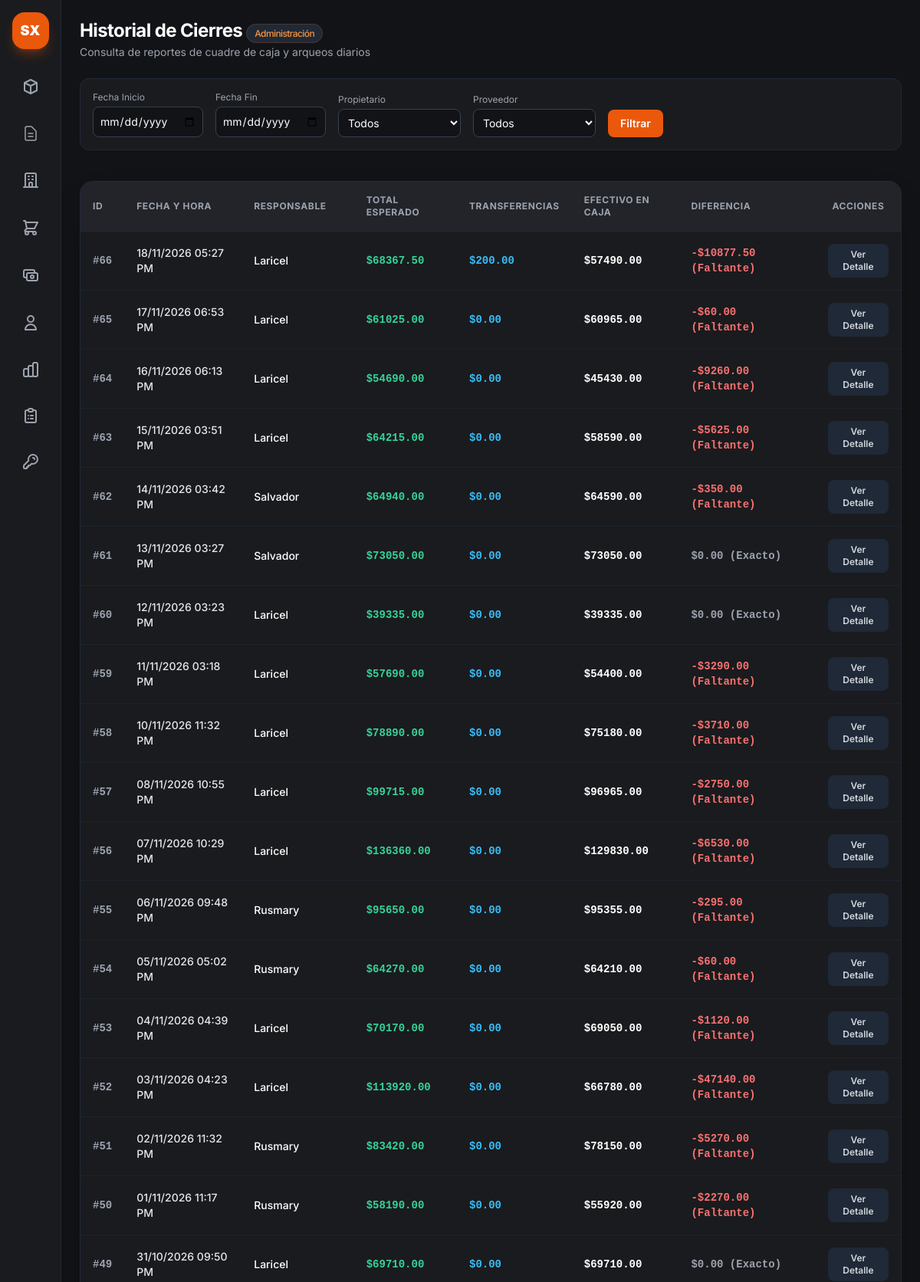
Page /admin/cierres (signed in, upper part) on the committed database.
### app.py (models this page shows)
class CierreDia(db.Model):
    __tablename__ = 'cierres_dia'
    id = db.Column(db.Integer, primary_key=True)
    fecha = db.Column(db.DateTime, default=datetime.utcnow)
    usuario_id = db.Column(db.Integer, db.ForeignKey('usuarios.id'), nullable=True)
    usuario_nombre = db.Column(db.String(100), nullable=False)
    total_esperado = db.Column(db.Float, default=0.0)
    efectivo_caja = db.Column(db.Float, default=0.0)
    total_transferencias = db.Column(db.Float, default=0.0)
    total_deudas = db.Column(db.Float, default=0.0)
    diferencia = db.Column(db.Float, default=0.0)
    observaciones = db.Column(db.Text, nullable=True)  # <-- NUEVO CAMPO
    detalles = db.relationship('DetalleCierre', backref='cierre', lazy=True)
    deudas = db.relationship('DeudaCierre', backref='cierre', lazy=True)
    usuario = db.relationship('Usuario', backref='cierres_dia')

### app.py (the view, shortened to what this page needs)
@app.route('/admin/cierres')
def vista_reporte_cierres():
    if 'user' not in session or session.get('rol') != 'admin':
        return redirect(url_for('login'))
    fecha_inicio_str = request.args.get('fecha_inicio')
    fecha_fin_str = request.args.get('fecha_fin')
    propietario_id = request.args.get('propietario_id')
    proveedor_id = request.args.get('proveedor_id')
    query = CierreDia.query
    if fecha_inicio_str and fecha_fin_str:
        fecha_inicio = datetime.strptime(fecha_inicio_str, '%Y-%m-%d')
        fecha_fin = datetime.strptime(fecha_fin_str + ' 23:59:59', '%Y-%m-%d %H:%M:%S')
        query = query.filter(CierreDia.fecha >= fecha_inicio, CierreDia.fecha <= fecha_fin)
    cierres = query.distinct().order_by(CierreDia.fecha.desc()).all()
    resumen = {
        'total_esperado': 0,
        'total_transferencias': 0,
        'efectivo_caja': 0,
        'total_deudas': 0,
        'diferencia': 0,
        'subtotal_filtrado': 0,
        'costo_filtrado': 0,
        'ganancia_filtrada': 0,
        'productos': {}
    }
    for c in cierres:
        resumen['total_esperado'] += c.total_esperado
        resumen['total_transferencias'] += c.total_transferencias
        resumen['efectivo_caja'] += c.efectivo_caja
        resumen['total_deudas'] += c.total_deudas
        resumen['diferencia'] += c.diferencia
        for d in c.detalles:
            d_prop_id = getattr(d, 'propietario_id', None) or (d.producto.propietario_id if d.producto else None)
            d_prov_id = getattr(d, 'proveedor_id', None) or (d.producto.proveedor_id if d.producto else None)
            if propietario_id and str(d_prop_id) != str(propietario_id):
                continue
            if proveedor_id and str(d_prov_id) != str(proveedor_id):
                continue
            precio_costo_unitario = d.precio_costo if (hasattr(d, 'precio_costo') and d.precio_costo and d.precio_costo > 0) else (d.producto.precio_costo if d.producto else 0.0)
            precio_venta_unitario = d.precio_venta if (hasattr(d, 'precio_venta') and d.precio_venta is not None) else (d.producto.precio_venta if d.producto else 0.0)
            costo_total_item = d.vendidos * precio_costo_unitario
            ganancia_item = d.subtotal - costo_total_item
            nombre = d.nombre_producto
            if nombre not in resumen['productos']:
                resumen['productos'][nombre] = {
                    'vendidos': 0,
                    'subtotal': 0.0,
                    'costo': 0.0,
                    'ganancia': 0.0,
                    'precio_costo': precio_costo_unitario,
                    'precio_venta': precio_venta_unitario
                }
            resumen['productos'][nombre]['vendidos'] += d.vendidos
            resumen['productos'][nombre]['subtotal'] += d.subtotal
            resumen['productos'][nombre]['costo'] += costo_total_item
            resumen['productos'][nombre]['ganancia'] += ganancia_item
            resumen['subtotal_filtrado'] += d.subtotal
            resumen['costo_filtrado'] += costo_total_item
            resumen['ganancia_filtrada'] += ganancia_item
    propietarios_list = Propietario.query.all()
    proveedores_list = Proveedor.query.all()
    proveedor_seleccionado = None
    whatsapp_url = ""
    return render_template('admin_cierres.html',
                           cierres=cierres,
                           resumen=resumen,
                           fecha_inicio=fecha_inicio_str,
                           fecha_fin=fecha_fin_str,
                           propietario_id=propietario_id,
                           proveedor_id=proveedor_id,
                           propietarios=propietarios_list,
                           proveedores=proveedores_list,
                           whatsapp_url=whatsapp_url)

### app.py (called while the page is built)
@app.context_processor
def inject_today():
    return {'hoy': date.today()}

### templates/admin_cierres.html (shortened to what this page needs)
{% extends "base.html" %}
{% block content %}
<main class="flex-1 flex flex-col min-w-0 overflow-y-auto">
    <header class="p-6 pb-2 flex flex-col sm:flex-row sm:items-center justify-between gap-4">
        <div>
            <h1 class="text-2xl font-bold text-white tracking-tight">Historial de Cierres <span
                    class="text-xs font-medium px-2.5 py-1 rounded-full bg-gray-800 text-orange-400 border border-orange-500/20">Administración</span></h1>
            <p class="text-sm text-gray-400 mt-0.5">Consulta de reportes de cuadre de caja y arqueos diarios</p>
        </div>
    </header>
<section class="px-6 py-4">
    <form method="GET" action="{{ url_for('vista_reporte_cierres') }}" class="flex flex-wrap gap-4 items-end bg-[#1a1b1e] p-4 rounded-xl border border-gray-800">
        <div class="flex flex-col">
            <label class="text-xs text-gray-400 mb-1">Fecha Inicio</label>
            <input type="date" name="fecha_inicio" value="{{ fecha_inicio or '' }}" class="bg-[#121316] text-white border border-gray-700 rounded-lg p-2 text-sm focus:border-orange-500 outline-none">
        </div>
        <div class="flex flex-col">
            <label class="text-xs text-gray-400 mb-1">Fecha Fin</label>
            <input type="date" name="fecha_fin" value="{{ fecha_fin or '' }}" class="bg-[#121316] text-white border border-gray-700 rounded-lg p-2 text-sm focus:border-orange-500 outline-none">
        </div>
        <div class="flex flex-col">
            <label class="text-xs text-gray-400 mb-1">Propietario</label>
            <select name="propietario_id" class="bg-[#121316] text-white border border-gray-700 rounded-lg p-2 text-sm focus:border-orange-500 outline-none w-32 md:w-40">
                <option value="">Todos</option>
            </select>
        </div>
        <div class="flex flex-col">
            <label class="text-xs text-gray-400 mb-1">Proveedor</label>
            <select name="proveedor_id" class="bg-[#121316] text-white border border-gray-700 rounded-lg p-2 text-sm focus:border-orange-500 outline-none w-32 md:w-40">
                <option value="">Todos</option>
            </select>
        </div>
        <div class="flex gap-2 w-full sm:w-auto mt-2 sm:mt-0">
            <button type="submit" class="px-4 py-2 bg-orange-600 hover:bg-orange-500 text-white rounded-lg text-sm font-semibold transition">Filtrar</button>
        </div>
    </form>
</section>
    <section class="p-6 flex-1">
        <div class="bg-[#1a1b1e] border border-gray-800 rounded-2xl overflow-hidden shadow-2xl">
            <div class="overflow-x-auto">
                <table class="w-full text-left border-collapse">
                    <thead>
                        <tr class="border-b border-gray-800 text-xs font-semibold text-gray-400 uppercase tracking-wider bg-[#222429]">
                            <th class="p-4">ID</th>
                            <th class="p-4">Fecha y Hora</th>
                            <th class="p-4">Responsable</th>
                            <th class="p-4">Total Esperado</th>
                            <th class="p-4">Transferencias</th>
                            <th class="p-4">Efectivo en Caja</th>
                            <th class="p-4">Diferencia</th>
                            <th class="p-4 text-center">Acciones</th>
                        </tr>
                    </thead>
                    <tbody class="divide-y divide-gray-800/60 text-sm">
                        {% for c in cierres %}
                        <tr class="hover:bg-gray-800/30 transition-colors">
                            <td class="p-4 font-mono font-bold text-gray-400">#{{ c.id }}</td>
                            <td class="p-4 text-gray-200 font-medium">{{ c.fecha.strftime('%d/%m/%Y %I:%M %p') }}</td>
                            <td class="p-4 text-white font-medium">{{ c.usuario_nombre }}</td>
                            <td class="p-4 text-emerald-400 font-mono font-bold">${{ "%.2f"|format(c.total_esperado) }}</td>
                            <td class="p-4 text-sky-400 font-mono font-bold">${{ "%.2f"|format(c.total_transferencias or 0.0) }}</td>
                            <td class="p-4 text-white font-mono font-bold">${{ "%.2f"|format(c.efectivo_caja) }}</td>
                            <td class="p-4 font-mono font-bold">
                                {% if c.diferencia < 0 %}
                                    <span class="text-red-400">-${{ "%.2f"|format(c.diferencia|abs) }} (Faltante)</span>
                                {% elif c.diferencia > 0 %}
                                    <span class="text-blue-400">+${{ "%.2f"|format(c.diferencia) }} (Sobrante)</span>
                                {% else %}
                                    <span class="text-gray-400">$0.00 (Exacto)</span>
                                {% endif %}
                            </td>
                            <td class="p-4 text-center">
                                <button onclick="verDetalleCierre({{ c.id }})"
                                    class="px-3 py-1.5 bg-gray-800 hover:bg-orange-500 text-gray-300 hover:text-white rounded-lg text-xs font-semibold transition">
                                    Ver Detalle
                                </button>
                            </td>
                        </tr>
                        {% else %}
                        <tr>
                            <td colspan="8" class="p-8 text-center text-gray-500">No hay cierres registrados.</td>
                        </tr>
                        {% endfor %}
                    </tbody>
                </table>
            </div>
        </div>
    </section>
</main>
{% endblock %}

### static/css/style.css (style rules this page uses)
body { font-family: 'Inter', sans-serif; }

### rows in the picture
CierreDia: id "66", fecha "18/11/2026 05:27 PM", usuario_nombre "Laricel", total_esperado "68367.50", total_transferencias "200.00", efectivo_caja "57490.00", diferencia|abs "10877.50"
CierreDia: id "65", fecha "17/11/2026 06:53 PM", usuario_nombre "Laricel", total_esperado "61025.00", total_transferencias "0.00", efectivo_caja "60965.00", diferencia|abs "60.00"
CierreDia: id "64", fecha "16/11/2026 06:13 PM", usuario_nombre "Laricel", total_esperado "54690.00", total_transferencias "0.00", efectivo_caja "45430.00", diferencia|abs "9260.00"
CierreDia: id "63", fecha "15/11/2026 03:51 PM", usuario_nombre "Laricel", total_esperado "64215.00", total_transferencias "0.00", efectivo_caja "58590.00", diferencia|abs "5625.00"
CierreDia: id "62", fecha "14/11/2026 03:42 PM", usuario_nombre "Salvador", total_esperado "64940.00", total_transferencias "0.00", efectivo_caja "64590.00", diferencia|abs "350.00"
CierreDia: id "61", fecha "13/11/2026 03:27 PM", usuario_nombre "Salvador", total_esperado "73050.00", total_transferencias "0.00", efectivo_caja "73050.00", diferencia "$0.00 (Exacto)"
CierreDia: id "60", fecha "12/11/2026 03:23 PM", usuario_nombre "Laricel", total_esperado "39335.00", total_transferencias "0.00", efectivo_caja "39335.00", diferencia "$0.00 (Exacto)"
CierreDia: id "59", fecha "11/11/2026 03:18 PM", usuario_nombre "Laricel", total_esperado "57690.00", total_transferencias "0.00", efectivo_caja "54400.00", diferencia|abs "3290.00"
CierreDia: id "58", fecha "10/11/2026 11:32 PM", usuario_nombre "Laricel", total_esperado "78890.00", total_transferencias "0.00", efectivo_caja "75180.00", diferencia|abs "3710.00"
CierreDia: id "57", fecha "08/11/2026 10:55 PM", usuario_nombre "Laricel", total_esperado "99715.00", total_transferencias "0.00", efectivo_caja "96965.00", diferencia|abs "2750.00"
CierreDia: id "56", fecha "07/11/2026 10:29 PM", usuario_nombre "Laricel", total_esperado "136360.00", total_transferencias "0.00", efectivo_caja "129830.00", diferencia|abs "6530.00"
CierreDia: id "55", fecha "06/11/2026 09:48 PM", usuario_nombre "Rusmary", total_esperado "95650.00", total_transferencias "0.00", efectivo_caja "95355.00", diferencia|abs "295.00"
CierreDia: id "54", fecha "05/11/2026 05:02 PM", usuario_nombre "Rusmary", total_esperado "64270.00", total_transferencias "0.00", efectivo_caja "64210.00", diferencia|abs "60.00"
CierreDia: id "53", fecha "04/11/2026 04:39 PM", usuario_nombre "Laricel", total_esperado "70170.00", total_transferencias "0.00", efectivo_caja "69050.00", diferencia|abs "1120.00"
CierreDia: id "52", fecha "03/11/2026 04:23 PM", usuario_nombre "Laricel", total_esperado "113920.00", total_transferencias "0.00", efectivo_caja "66780.00", diferencia|abs "47140.00"
CierreDia: id "51", fecha "02/11/2026 11:32 PM", usuario_nombre "Rusmary", total_esperado "83420.00", total_transferencias "0.00", efectivo_caja "78150.00", diferencia|abs "5270.00"
CierreDia: id "50", fecha "01/11/2026 11:17 PM", usuario_nombre "Rusmary", total_esperado "58190.00", total_transferencias "0.00", efectivo_caja "55920.00", diferencia|abs "2270.00"
CierreDia: id "49", fecha "31/10/2026 09:50 PM", usuario_nombre "Laricel", total_esperado "69710.00", total_transferencias "0.00", efectivo_caja "69710.00", diferencia "$0.00 (Exacto)"
